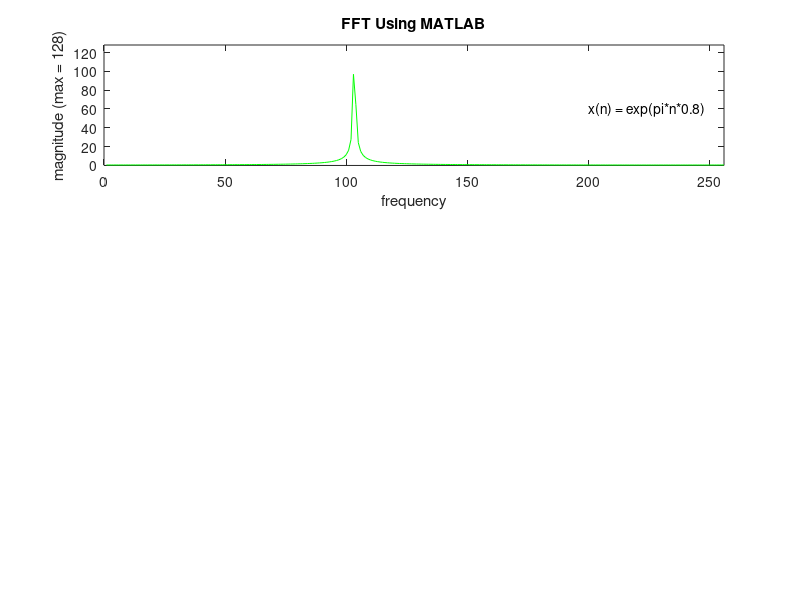

MATLAB code for this plot: (Note: this script raises an error after producing the figure.)

clc;
XMIN = 0;
XMAX = 256 ;
YMIN = 0;
YMAX = 128;
k = 0.8;
n = [0:255];
r = 128*cos(pi*n*k);    % Tallies with the c code input_generator.c.
i = 128*sin(pi*n*k);
x1 = r + j*i;
X1 = abs(fft(x1,256));
subplot(3,1,1)
plot(X1/256,'g'),axis([XMIN XMAX YMIN YMAX]),title('FFT Using MATLAB'),xlabel('frequency'),ylabel('magnitude (max = 128)'),  text(200,60,'x(n) = exp(pi*n*0.8)');

x2r = numeric08(:,2);
x2i = numeric08(:,3);
X2 = sqrt(x2r.^2 + x2i.^2);
subplot(3,1,2)
plot(X2,'c'),axis([XMIN XMAX YMIN YMAX]),title('FFT Using C'), xlabel('frequency'),ylabel('magnitude (max = 128)');

a = k08(:,1);
for n=1:256
    x3r(n) = a(2*n-1,1);
    x3i(n) = a(2*n,1);
    X3(n) = sqrt(x3r(n)^2 + x3i(n)^2);
end
subplot(3,1,3)
plot(X3,'r'),axis([XMIN XMAX YMIN YMAX]),title('FFT Using the FFT Verilog Module'), xlabel('frequency'),ylabel('magnitude (max = 128)');